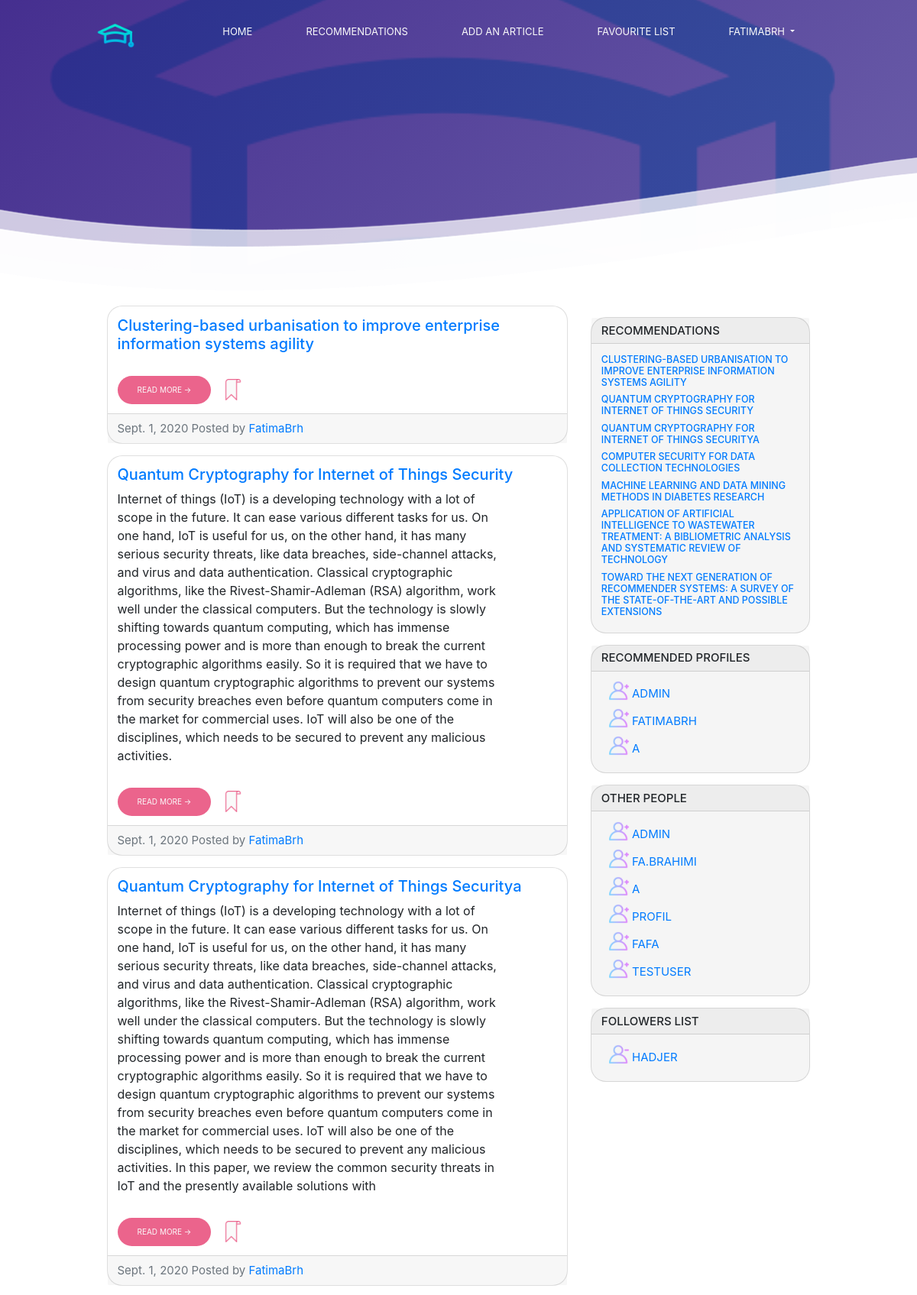
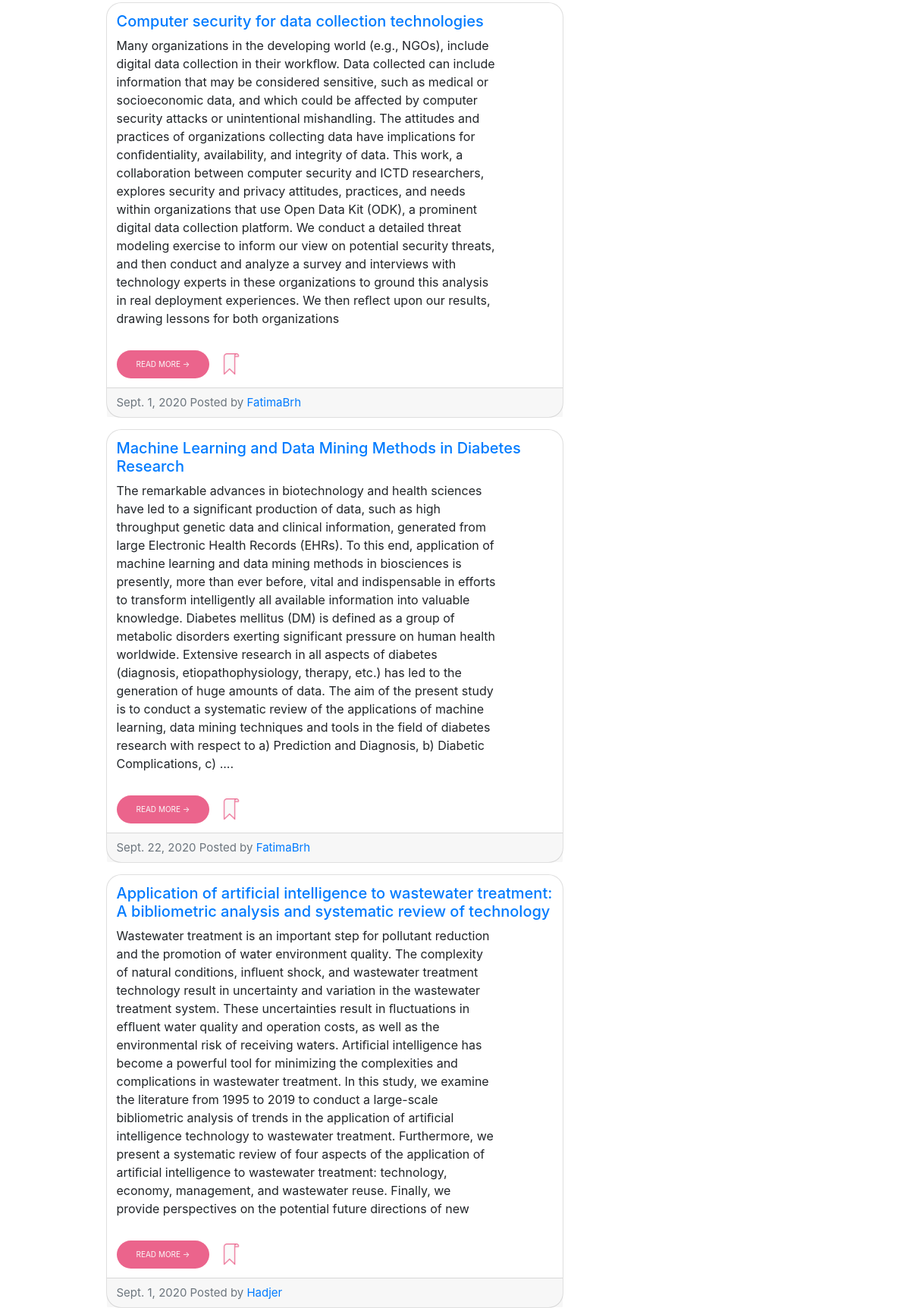
Screenshot of /articl/recommendation/ (signed in, upper part) with the database file from the repository (2 pictures, top to bottom).
### articl/models.py (models this page shows, shortened)
class ArticlPub(models.Model):
    ArticlTYPE=(
      ('1','Research Article'),
      ('2','Research Paper'),
      ('3','Review Paper'),
      ('4','Review Article'),
      ('5','Peer-Reviewed Articles'),
    )
    DOMAINE=(
        ('1','Computer Hardware'),
        ('2','Computer Networking'),
        ('3','Computer Software'),
        ('4','Cloud computing'),
        ('5','Cyber Security and Ethical Hacking'),
        ('6','Data Science and Data Analysis'),
        ('7','Programming Language'),
        ('8','Artificial intelligence'),
        ('9','Operating system'),
        ('10','Web Development'),
        ('11','Web Designing'),
        ('12','Graphics design'),
        ('13','Network Analytics and testing'),
        ('14','Robotics'),
        ('15','others field'),
        )
    user = models.ForeignKey(settings.AUTH_USER_MODEL, on_delete=models.CASCADE)
    titre=models.CharField(max_length=500)
    resumé=models.CharField(max_length=2000, blank=True)
    keywords=models.CharField(max_length=500, blank=True)
    maison_ed=models.CharField(max_length=500,blank=True)
    typeArticl=models.CharField(max_length=100,blank=False,choices=ArticlTYPE)
    path=models.FileField(blank=True,null=True,upload_to='chapter/%Y/')
    auteurEcrit = models.ManyToManyField(Profile, blank=True, null=True)
    favourite = models.ManyToManyField(User,related_name='favourite', blank=True)
    timestamp = models.DateField(auto_now=False, auto_now_add=True)
    domaineArt=models.CharField(max_length=100,choices=DOMAINE,blank=False,default='Computer Software ')

### articl/views.py (the view)
# urls.py: path('recommendation/',views.recommandation,name='recommandation'),
@login_required
def recommandation(request):
    profiles=Profile.objects.exclude(id=request.user.id)
    users = User.objects.exclude(id=request.user.id)
    arts=ArticlPub.objects.all()
    follower, created = Follower.objects.get_or_create(current_user=request.user)
    followers = follower.users.all()
    predict_list = get_predict_list(request.user)
    print(predict_list)
    demographic_list = demographic(request.user)
    print(demographic_list)
    for item in demographic_list.keys():
            if item not in predict_list:
                predict_list.append(item)
    rec=User.objects.filter(pk__in=predict_list)
    articlList = []
    for value in predict_list:
            articlList.append(value)
    articls=ArticlPub.objects.filter(user__id__in=articlList) #get articles where user__id is __in the list articlList
    print(articlList)
    context = {'profiles':profiles,
        'arts':arts,
        'users':users,
        'followers':followers,
        'articls':articls,
        'rec':rec}
    return render(request,'recommend.html',context)

### articl/recommender.py (called while the page is built)
def get_ratings_vector(user):
    ratings = Note.objects.filter(user_id=user,note__gt=0).values('articl', 'note')
    res = {}
    for r in ratings:
        res[r['articl']] = r['note']
    return res

def cosine_sim(user1_r,user2_r):
    result = 0.0
    l1=list(user1_r.keys())
    l2=list(user2_r.keys())
    common_item=list(set(l1).intersection(l2))
    if len(common_item) == 0:
        return 0
    top_result = 0.0
    bottom_left_result = 0.0
    bottom_right_result = 0.0
    for item in common_item:
        rxs = user1_r[item]
        rys = user2_r[item]
        top_result += (rxs) * (rys)
        bottom_left_result += pow(rxs, 2)
        bottom_right_result += pow(rys, 2)
    bottom_left_result = math.sqrt(bottom_left_result)
    bottom_right_result = math.sqrt(bottom_right_result)
    result = top_result / (bottom_left_result * bottom_right_result)
    return result

def get_predict_list(user):
    users=User.objects.all().exclude(pk=user.pk)
    follower, created = Follower.objects.get_or_create(current_user=user)
    followers = follower.users.all().values('pk','username')
    v1 = get_ratings_vector(user.pk)
    if not v1:
        return[]
    profile_no_followed = []
    for u in users:
        if u.pk in followers.values():
            continue
        profile_no_followed.append(u)
    similarity_to_user = {}
    for p in profile_no_followed:
        v2 = get_ratings_vector(p.pk)
        similarity=cosine_sim(v1,v2)
        if similarity > 0 :
            similarity_to_user[p.pk]=similarity
    list = []
    knn=sorted(similarity_to_user.items(),key=lambda t: t[1] , reverse=True)[:20]
    for i in knn:
        list.append(i[0])
    return list

### articl/templates/recommend.html (shortened to what this page needs)
{%  extends 'base.html' %}
{% load static %}
{% block content %}
<div class="container">
  <div class="row">
    <div class="col-md-8">
      {% for obj in articls %}
      <div class="card mb-4" style="border-radius: 2rem">
        <div class="card-body">
          <a href=" {% url 'articl:detail_articl' pk=obj.pk %} "> <h2 class="card-title" title="Learn more">{{obj.titre}}  </h2> </a>
          <div class="text"><p class="one">{{obj.resumé}}</p></div>
          <div class = "content-dir-item" >
            <a href="{{obj.path.url}}" class="btn " id="but" target="_blank">Read More &rarr;</a>
              <a href=" {% url 'articl:favourite'  pk=obj.pk  %} ">
                <img src="{% static 'image/bookmark3.png' %}" alt="" id="fav" class="ml-3" title="Save me" >
              </a>
          </div>
        </div>
        <div class="card-footer text-muted">
          {{obj.timestamp}} Posted by
          <a href="{%  url 'accounts:profile_with_pk' pk=user.pk  %}"> {{obj.user}}</a>
        </div>
      </div>
      {% endfor %}
    </div>
    <div class="col-md-4">
      <div class="card my-4" id="content" >
        <h4 class="card-header" >RECOMMENDATIONS</h4>
        <div class="card-body">
            {% for obj in articls %}
              <a href=" {% url 'articl:detail_articl' pk=obj.pk %} "> <h5 class="card-title" title="Learn more">{{obj.titre}}  </h5> </a>
            {% endfor %}
          </div>
      </div>
      <div class="card my-4" id="content" >
        <h4 class="card-header">recommended profiles</h4>
        <div class="card-body">
              {% for p in rec %}
                {% if not p in followers %}
                <div class = "content-dir-item">
                    <a href=" {% url 'home:change_followers' operation='add' pk=p.pk  %} ">
                    <img src="{% static 'image/add.png' %}" alt="" id="add" class="ml-3" title="Follow" ></a>
                    <a href="{%  url 'accounts:profile_with_pk' pk=p.pk  %}" >{{  p }}</a>
                </div>
              {% endif %}
              {% endfor %}
            </div>
      </div>
      <div class="card my-4" id="content" >
        <h4 class="card-header" >Other people</h4>
        <div class="card-body">
            {% for user in users %}
              {% if not user in followers %}
              <div class = "content-dir-item">
                  <a href=" {% url 'home:change_followers' operation='add' pk=user.pk  %} ">
                  <img src="{% static 'image/add.png' %}" alt="" id="add" class="ml-3" title="Follow" ></a>
                  <a href="{%  url 'accounts:profile_with_pk' pk=user.pk  %}" >{{  user.username }}</a>
              </div>
              {% endif %}
            {% endfor %}
          </div>
      </div>
      <div class="card my-4" id="content" >
        <h4 class="card-header" > followers list</h4>
        <div class="card-body">
        {% for follower in followers %}
              <div class = "content-dir-item">
                <a href=" {% url 'home:change_followers' operation='remove' pk=follower.pk  %} ">
                  <img src="{% static 'image/follower.png' %}" alt="" id="add" class="ml-3" title="Unfollow" ></a>
                <a href="{%  url 'accounts:profile_with_pk' pk=follower.pk  %}">{{  follower.username }}</a>
              </div>
       {% endfor %}
      </div>
      </div>
    </div>
  </div>
</div>
{% endblock %}

### templates/base.html (shortened to what this page needs)
{% load static %}
<!doctype html>
<html lang="en">
<head>
    <link rel="stylesheet" href="https://stackpath.bootstrapcdn.com/bootstrap/4.3.1/css/bootstrap.min.css">
    <link rel="stylesheet" href="https://cdn.jsdelivr.net/npm/bootstrap-select@1.13.14/dist/css/bootstrap-select.min.css">
    <link href="https://unpkg.com/ionicons@4.5.10-0/dist/css/ionicons.min.css" rel="stylesheet">
    <link rel="stylesheet" type="text/css" href="{% static 'css/styles.css' %}"  >
</head>
<body>
    {% if user.is_authenticated %}
    <header>
        <div class="container">
            <nav>
                    <div class="nav-brand">
                        <a href="{%  url 'home:home'  %}">
                            <img src="{% static 'image/logo.png' %}" alt="" >
                        </a>
                    </div>
                    <ul class="nav-list">
                            <li class="nav-item">
                                <a class="nav-link" href="{%  url 'home:home'  %}">Home</a>
                            </li>
                            <li class="nav-item">
                                <a class="nav-link" href="{%  url 'articl:recommandation'  %}">RECOMMENDATIONS</a>
                            </li>
                            <li class="nav-item">
                                <a class="nav-link" href="{%  url 'articl:postarticl'  %}"> Add an article </a>
                            </li>
                            <li class="nav-item">
                                <a class="nav-link" href="{%  url 'articl:favourite_list'  %}"> Favourite list</a>
                            </li>
                            <li class="nav-item dropdown">
                                <a class="nav-link dropdown-toggle" href="#" id="navbarDropdown" role="button" data-toggle="dropdown" aria-haspopup="true" aria-expanded="false">
                                  {{user.username}}
                                </a>
                              </li>
                    </ul>
            </nav>
        </div>
    </header>
    <section class="hero">
    </section>
   {% endif %}
    <section class="experience">
        <div class="container">
            {% block content %}
            {% endblock %}
         </div>
    </section>
</body>
</html>

### static/css/styles.css (style rules this page uses)
*, *::before, *::after { margin: 0; padding: 0; box-sizing: inherit; }
html { font-family: 'Nunito', sans-serif; font-size: 10px; box-sizing: border-box; }
a { text-decoration: none; font-size: 1.5rem; }
ul { list-style: none; }
p { width:500px; font-size: 1.6rem; }
img { width: 150%; height: auto; }
section { padding: 5rem 0; font-size: 1.5rem; }
header { width: 100%; height: 5rem; position:absolute; top:0; left:0; z-index: 1; }
.container { height:100%; width: 100%; max-width: 98rem; margin: 0 auto; padding: 0 1.5rem; font-size: 1.5rem; }
nav { width: 100%; display: flex; align-self: center; justify-content: space-between; padding: 2rem 0; }
.nav-brand { width: 2rem; }
.nav-list { width: 25rem; height: 100vh; background-color: #d7d4ed; position: fixed; top: 0; right: -26rem ; display: flex; flex-direction: column; align-items: center; justify-content: center; z-index: 1500; transition: all 650ms ease-in-out; }
.nav-item { margin: 1.5rem 0; }
.nav-link { font-size:1.6rem ; text-transform: uppercase; color: rgba(0, 0, 0, .7); }
.hero { width: 100%; height: 45vh; background:linear-gradient(135deg,rgba(49, 24, 131, 0.9),rgba(72,56, 149, 0.8) 100%), url( '../image/logo.png') center no-repeat ; background-size:cover ; position: relative; }
.hero::before { content: ""; position: absolute; left: 0; bottom:0 ; width: 100%; height: 4.7rem; background: url('../image/wave-small.png')center no-repeat; background-size: cover; }
.btn { background-color: #eb648c; border-radius: 2rem; color: #fafafa; display: inline-block; margin-top:2rem ; padding: 1rem 2.5rem; text-transform: uppercase; transition: background-color 650ms; }
.experience { padding: 0; }
@media screen and (min-width:470px) { .hero::before { height: 9.4rem; background: url("../image/wave-medium.png"); background-size: cover; } }
@media screen and (min-width:700px) { header { height: 8rem; } }
@media screen and (min-width:700px) { .nav-brand { width: 3.5rem; } }
@media screen and (min-width:700px) { .nav-list { width: initial; height: initial; background-color: transparent; position: initial; top: initial; right: initial; display: flex; flex-direction: row; transition: initial; } }
@media screen and (min-width:700px) { .nav-item { margin: 0 2.5rem; } }
@media screen and (min-width:700px) { .nav-link, .current { color: #fafafa; position: relative; font-size: 1.3rem; } }
@media screen and (min-width:700px) { .nav-link::before, .current::before { content: ""; position: absolute; left: 0; bottom: -.5rem; background-color: #eb648c; width: 100%; height: 2px; transform: scaleX(0); transform-origin: left; transform: tranform 650ms; } }
@media screen and (min-width:900px) { .hero::before { height: 22.7rem; background: url("../image/wave-large.png"); background-size: cover; } }
@media screen and (min-width:1200px) { .hero { height: 50vh; } }

### articl/templates/recommend.html (style rules this page uses)
#add { width: 10%; max-width: 100%; height: auto; border:5px ; padding-bottom: 1rem; }
#fav { width: 5%; max-width: 100%; height: auto; border:5px ; padding-top:2rem; }
#content { background-color:whitesmoke; border-radius: 2rem; text-transform: uppercase; transition: background-color 650ms; }
.one { cap }

### rows the page displays
ArticlPub: titre "Clustering-based urbanisation to improve enterprise information systems agility", timestamp "Sept. 1, 2020", user "FatimaBrh", titre "CLUSTERING-BASED URBANISATION TO IMPROVE ENTERPRISE INFORMATION SYSTEMS AGILITY"
ArticlPub: titre "Quantum Cryptography for Internet of Things Security", resumé "Internet of things (IoT) is a developing technology with a lot of scope in the future. It can ease various different tasks for us. On one hand, IoT is useful for us, on the other hand, it has many serious security threats, like data breaches, side-channel attacks, and virus and data authentication. Classical cryptographic algorithms, like the Rivest-Shamir-Adleman (RSA) algorithm, work well under the classical computers. But the technology is slowly shifting towards quantum computing, which has immense processing power and is more than enough to break the current cryptographic algorithms easily. So it is required that we have to design quantum cryptographic algorithms to prevent our systems…", timestamp "Sept. 1, 2020", user "FatimaBrh", titre "QUANTUM CRYPTOGRAPHY FOR INTERNET OF THINGS SECURITY"
ArticlPub: titre "Quantum Cryptography for Internet of Things Securitya", resumé "Internet of things (IoT) is a developing technology with a lot of scope in the future. It can ease various different tasks for us. On one hand, IoT is useful for us, on the other hand, it has many serious security threats, like data breaches, side-channel attacks, and virus and data authentication. Classical cryptographic algorithms, like the Rivest-Shamir-Adleman (RSA) algorithm, work well under the classical computers. But the technology is slowly shifting towards quantum computing, which has immense processing power and is more than enough to break the current cryptographic algorithms easily. So it is required that we have to design quantum cryptographic algorithms to prevent our systems…", timestamp "Sept. 1, 2020", user "FatimaBrh", titre "QUANTUM CRYPTOGRAPHY FOR INTERNET OF THINGS SECURITYA"
ArticlPub: titre "Computer security for data collection technologies", resumé "Many organizations in the developing world (e.g., NGOs), include digital data collection in their workﬂow. Data collected can include information that may be considered sensitive, such as medical or socioeconomic data, and which could be aﬀected by computer security attacks or unintentional mishandling. The attitudes and practices of organizations collecting data have implications for conﬁdentiality, availability, and integrity of data. This work, a collaboration between computer security and ICTD researchers, explores security and privacy attitudes, practices, and needs within organizations that use Open Data Kit (ODK), a prominent digital data collection platform. We conduct a detailed…", timestamp "Sept. 1, 2020", user "FatimaBrh", titre "COMPUTER SECURITY FOR DATA COLLECTION TECHNOLOGIES"
ArticlPub: titre "Machine Learning and Data Mining Methods in Diabetes Research", resumé "The remarkable advances in biotechnology and health sciences have led to a significant production of data, such as high throughput genetic data and clinical information, generated from large Electronic Health Records (EHRs). To this end, application of machine learning and data mining methods in biosciences is presently, more than ever before, vital and indispensable in efforts to transform intelligently all available information into valuable knowledge. Diabetes mellitus (DM) is defined as a group of metabolic disorders exerting significant pressure on human health worldwide. Extensive research in all aspects of diabetes (diagnosis, etiopathophysiology, therapy, etc.) has led to the…", timestamp "Sept. 22, 2020", user "FatimaBrh", titre "MACHINE LEARNING AND DATA MINING METHODS IN DIABETES RESEARCH"
ArticlPub: titre "Application of artificial intelligence to wastewater treatment: A bibliometric analysis and systematic review of technology", resumé "Wastewater treatment is an important step for pollutant reduction and the promotion of water environment quality. The complexity of natural conditions, inﬂuent shock, and wastewater treatment technology result in uncertainty and variation in the wastewater treatment system. These uncertainties result in ﬂuctuations in efﬂuent water quality and operation costs, as well as the environmental risk of receiving waters. Artiﬁcial intelligence has become a powerful tool for minimizing the complexities and complications in wastewater treatment. In this study, we examine the literature from 1995 to 2019 to conduct a large-scale bibliometric analysis of trends in the application of artiﬁcial…", timestamp "Sept. 1, 2020", user "Hadjer", titre "APPLICATION OF ARTIFICIAL INTELLIGENCE TO WASTEWATER TREATMENT: A BIBLIOMETRIC ANALYSIS AND SYSTEMATIC REVIEW OF TECHNOLOGY"
ArticlPub: titre "TOWARD THE NEXT GENERATION OF RECOMMENDER SYSTEMS: A SURVEY OF THE STATE-OF-THE-ART AND POSSIBLE EXTENSIONS"

### other values shown
{{ user.username }} "FATIMABRH"
{{ p }} "ADMIN"
{{ p }} "FATIMABRH"
{{ p }} "A"
{{ user.username }} "ADMIN"
{{ user.username }} "FA.BRAHIMI"
{{ user.username }} "A"
{{ user.username }} "PROFIL"
{{ user.username }} "FAFA"
{{ user.username }} "TESTUSER"
{{ follower.username }} "HADJER"
